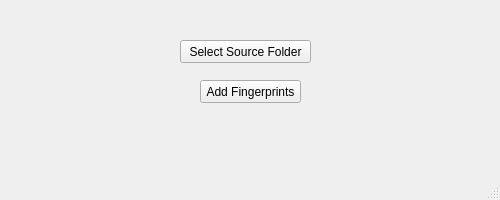
<?xml version="1.0" encoding="UTF-8"?>
<ui version="4.0">
 <class>MainWindow</class>
 <widget class="QMainWindow" name="MainWindow">
  <property name="geometry">
   <rect>
    <x>0</x>
    <y>0</y>
    <width>500</width>
    <height>200</height>
   </rect>
  </property>
  <property name="windowTitle">
   <string>MainWindow</string>
  </property>
  <widget class="QWidget" name="centralwidget">
   <widget class="QPushButton" name="selectSourceFolderBtn">
    <property name="geometry">
     <rect>
      <x>180</x>
      <y>40</y>
      <width>131</width>
      <height>23</height>
     </rect>
    </property>
    <property name="text">
     <string>Select Source Folder</string>
    </property>
   </widget>
   <widget class="QPushButton" name="addFingerprintsBtn">
    <property name="geometry">
     <rect>
      <x>200</x>
      <y>80</y>
      <width>101</width>
      <height>23</height>
     </rect>
    </property>
    <property name="text">
     <string>Add Fingerprints</string>
    </property>
   </widget>
  </widget>
  <widget class="QMenuBar" name="menubar">
   <property name="geometry">
    <rect>
     <x>0</x>
     <y>0</y>
     <width>500</width>
     <height>21</height>
    </rect>
   </property>
  </widget>
  <widget class="QStatusBar" name="statusbar"/>
 </widget>
 <resources/>
 <connections/>
</ui>
